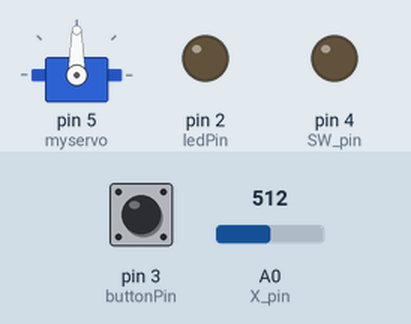
Bench run of a sketch on a simulated Arduino Uno, built with avr-gcc and run on an emulated ATmega328P. Shown: servo, output pins drawn as LEDs (lit = HIGH). The test bench sets the inputs (shaded band); at power-on: pin 3 (buttonPin) LOW, A0 (X_pin) = 512. At 7.4 s the program stops and its outputs stay as they are.

Above: at 1.2 s.
1.3 s: pin 3 (buttonPin) pulled HIGH for 0.15 s
At 1.95 s:
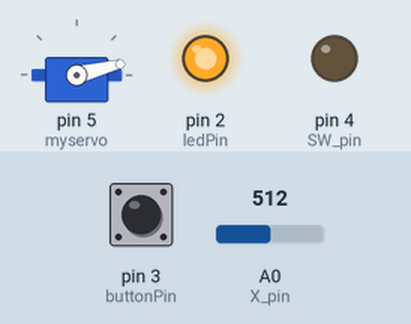
4.3 s: A0 (X_pin) set to 716
7.3 s: pin 3 (buttonPin) pulled HIGH for 1 s
At 8.0 s:
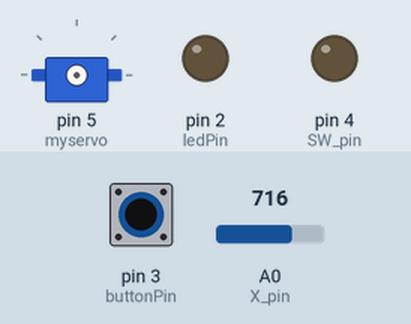
Timing chart, 0 to 8.9 s (numbered marks = the images above; inputs shaded):
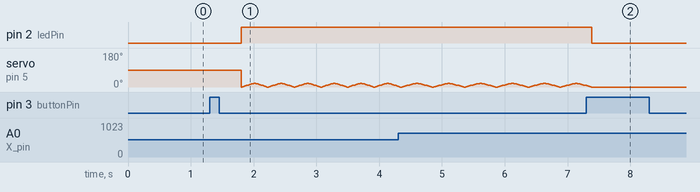

Measured:
- after the input at 7.3 s, pin 2 (ledPin): HIGH → LOW after 0.09 s; servo on pin 5 (myservo): goes on until 7.4 s, then stays 0°

The sketch:

Automatic_coffee_stirrer.ino
```cpp
#include <Servo.h>

Servo myservo; //Initialise Servo

const int SW_pin = 4; //Switch pin for joystick
const int X_pin = 0;  //X pin for joystick
const int Y_pin = 1;  //Y pin for joystick
const int ledPin = 2; //LED pin
const int buttonPin = 3; //Button pin. This is the on/off button

int pos = 0; //Variable to store position of servo
int buttonState = 0; //Variable to store state of button

void setup() {
  // put your setup code here, to run once:
  pinMode(SW_pin, OUTPUT);
  pinMode(ledPin, OUTPUT);
  pinMode(buttonPin, INPUT);
  myservo.attach(5); // Put servo to pin 5
}

void stir(int analog) {
//   this function moves the servo and the spoon attached to it.
//   [analog] is the value of joystick and ranges from 0 to 1024 with the initial (unmoved) value of 512.
  int stirSpeed = analog / 102 + 5; // stirSpeed is the time taken for servo to move 1 degree and ranges from 5 ms to 20 ms.

  for (pos = 0; pos <= 20; pos += 1) {
    myservo.write(pos); // move servo by 1 degree forward to up 20 degree
    buttonState = digitalRead(buttonPin); // check if button is pressed again
    delay(stirSpeed);
  }
  for (pos = 20; pos >= 0; pos -= 1) {
    myservo.write(pos); // move servo by 1 degree forward to up 20 degree
    buttonState = digitalRead(buttonPin); // check if button is pressed again
    delay(stirSpeed);
  }
}

void loop() {
  // put your main code here, to run repeatedly:
  buttonState = digitalRead(buttonPin); // check if button is pressed (if the stirrer is turnt on)

  if (buttonState ==  HIGH) {
    delay(500);
    buttonState = digitalRead(buttonPin); // check that the user stops pressing the button
    while (buttonState == LOW) {
      digitalWrite(ledPin, HIGH); // Turn on LED to show that the stirrer is working
      stir(analogRead(X_pin)); // Move servo
      if (buttonState == HIGH) {
        digitalWrite(ledPin, LOW); // Turn off LED and exit program if the button is pressed again (System is turnt off)
        exit(0);
      }
    }
  } else {
    digitalWrite(ledPin, LOW);
  }
}
```
